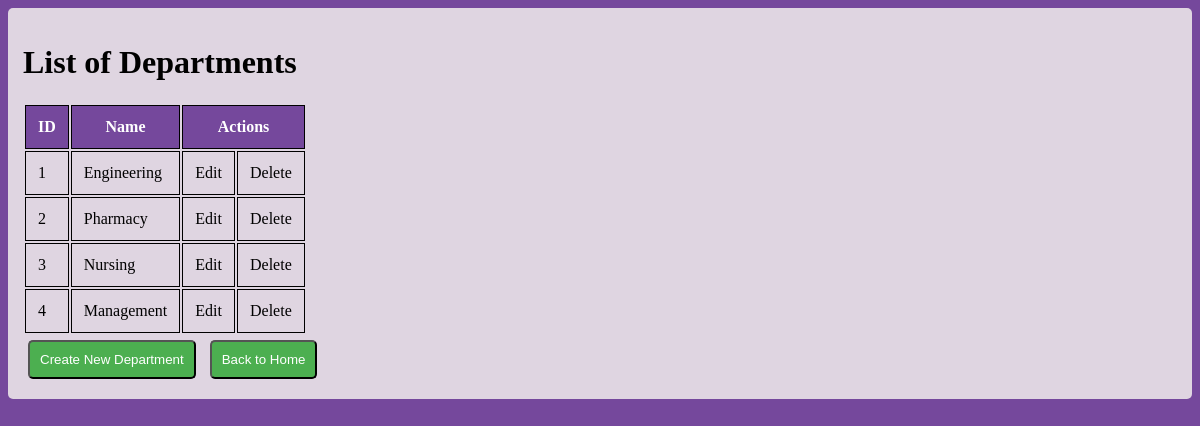
Screenshot of /departments/ with the database file from the repository.
### erp/models.py (models this page shows, shortened)
class Dept(models.Model):
    id = models.CharField(primary_key=True, max_length=100)
    name = models.CharField(max_length=100, default="Engineering")

### erp/views.py (the view)
# urls.py: path('departments/', views.dept_list, name='dept_list'),
def dept_list(request):
    depts = Dept.objects.all()
    return render(request, 'erp/dept_list.html', {'depts': depts})

### erp/templates/erp/dept_list.html (shortened to what this page needs)
<!DOCTYPE html>
<html lang="en">
<head>
</head>
<body>
    <div class="container">
        <h1>List of Departments</h1>
<table>
    <thead>
        <tr>
            <th>ID</th>
            <th>Name</th>
            <th colspan="2">Actions</th>
        </tr>
    </thead>
    <tbody>
        {% for dept in depts %}
        <tr>
            <td>{{ dept.id }}</td>
            <td>{{ dept.name }}</td>
            <td>
                <a href="{% url 'dept_update' dept.pk %}">Edit</a>
            </td>
            <td>
                <a href="{% url 'dept_delete' dept.pk %}">Delete</a>
            </td>
        </tr>
        {% endfor %}
    </tbody>
</table>
<button>
    <a href="{% url 'dept_create' %}">Create New Department</a>
</button>
<button>
    <a href="{% url 'home' %}">Back to Home</a>
</button>
    </div>
</body>
</html>

### erp/templates/erp/dept_list.html (style rules this page uses)
body { background-color: rgb(117, 72, 156); }
.container { background-color:rgb(223, 213, 225); padding: 15px; border-radius: 5px; }
table thead { background-color: rgb(117, 72, 156); color: white; }
table td, th { border: 1px solid #000; padding: 12px; }
a { text-decoration: none; color: black; }
button { background-color: #4CAF50; margin: 5px; padding: 10px; border-radius: 5px; }
button a { color: white; }

### rows the page displays
Dept: id "1", name "Engineering"
Dept: id "2", name "Pharmacy"
Dept: id "3", name "Nursing"
Dept: id "4", name "Management"
